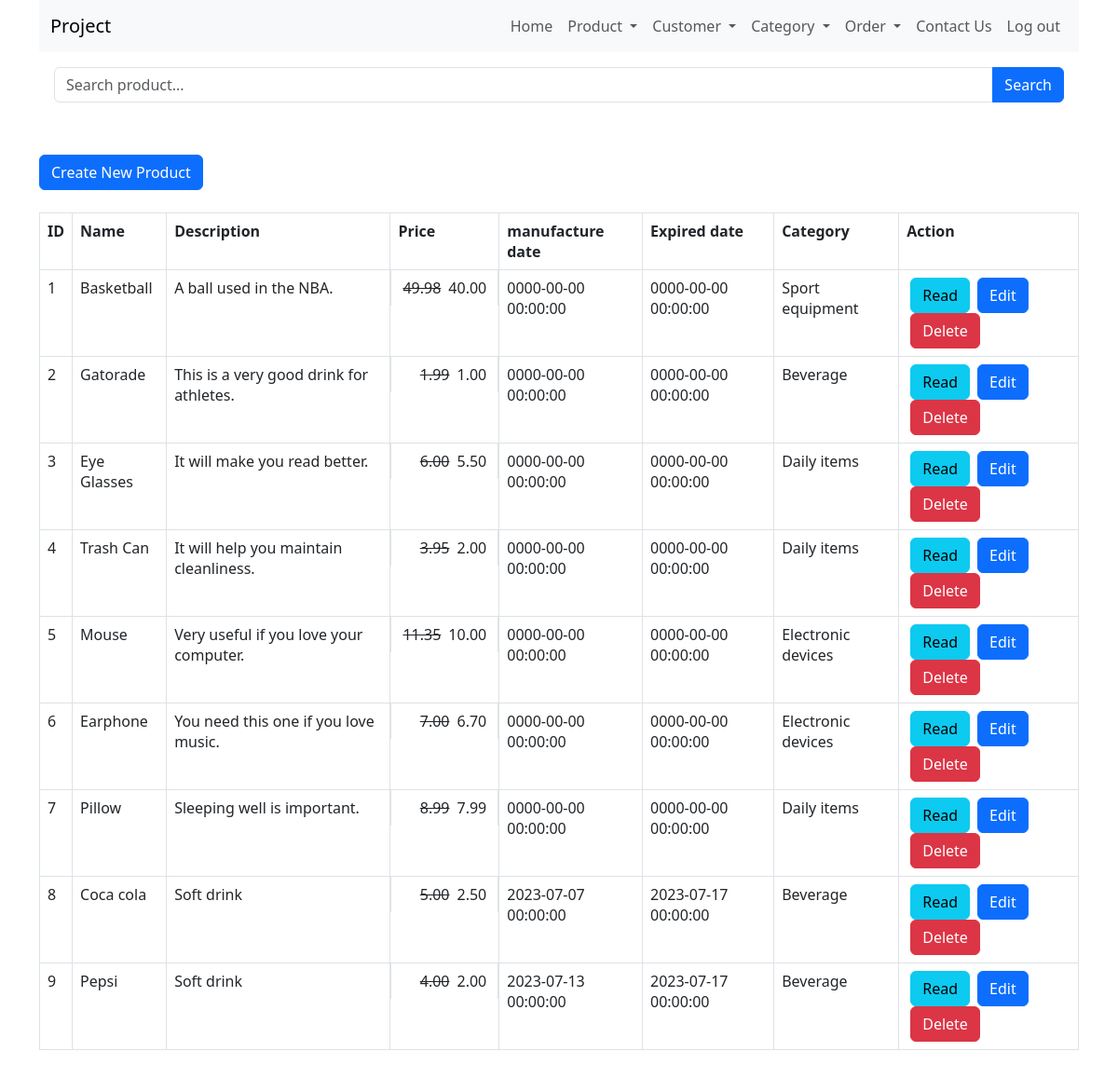
/product_read.php, run on the app's committed database.
### tables this page shows
CREATE TABLE `products` (
  `id` int(11) NOT NULL,
  `name` varchar(128) NOT NULL,
  `category_id` int(11) NOT NULL,
  `description` text NOT NULL,
  `price` double NOT NULL,
  `promote_price` float NOT NULL,
  `manufacture_date` datetime NOT NULL,
  `expired_date` datetime NOT NULL,
  `created` datetime NOT NULL,
  `modified` timestamp NOT NULL DEFAULT current_timestamp() ON UPDATE current_timestamp()
);

CREATE TABLE `category` (
  `category_id` int(11) NOT NULL,
  `category_name` varchar(20) NOT NULL,
  `description` text NOT NULL
);

### product_read.php (the view, shortened to what this page needs)
<html lang="en">
<head>
    <link href="https://cdn.jsdelivr.net/npm/bootstrap@5.3.0/dist/css/bootstrap.min.css" rel="stylesheet">
</head>
<body>
    <div class="container">
        <?php
        include 'menu/menu.php';
        ?>
        <?php
        include 'config/database.php';
        $searchKeyword = isset($_GET['search']) ? $_GET['search'] : '';
        $query = "SELECT products.id, products.name, products.description, products.price, products.promote_price, products.manufacture_date, products.expired_date, category.category_name FROM products INNER JOIN category ON products.category_id = category.category_id";
        $query .= " ORDER BY products.id ASC";
        $stmt = $con->prepare($query);
        $stmt->execute();
        $num = $stmt->rowCount();
        echo '<div class="p-3">
            <form method="GET" action="">
                <div class="input-group mb-3">
                    <input type="text" class="form-control" name="search" placeholder="Search product..." value="' . str_replace('%', '', $searchKeyword) . '">
                    <button class="btn btn-primary" type="submit">Search</button>
                </div>
            </form>
        </div>';
        echo "<br><div><a href='product_create.php' class='btn btn-primary m-b-1em'>Create New Product</a></div>" . "<br>";
        if ($num > 0) {
            echo "<table id='product_table' class='table table-hover table-responsive table-bordered'>";
            echo "<tr>";
            echo "<th>ID</th>";
            echo "<th>Name</th>";
            echo "<th>Description</th>";
            echo "<th>Price</th>";
            echo "<th>manufacture date</th>";
            echo "<th>Expired date</th>";
            echo "<th>Category</th>";
            echo "<th>Action</th>";
            echo "</tr>";
            while ($row = $stmt->fetch(PDO::FETCH_ASSOC)) {
                extract($row);
                $decimalprice = number_format((float)$price, 2, '.', '');
                $decimalpromote = number_format((float)$promote_price, 2, '.', '');
                echo "<tr>";
                echo "<td>{$id}</td>";
                echo "<td>{$name}</td>";
                echo "<td>{$description}</td>";
                if ($promote_price < $decimalprice && $promote_price > 0) {
                    echo "<td class = 'd-flex justify-content-end'><div class = 'mx-1 text-decoration-line-through'>{$decimalprice}</div><div class = 'mx-1'>{$decimalpromote}</div></td>";
                } else {
                    echo "<td class = 'text-end'>{$decimalprice}</td>";
                }
                echo "<td>{$manufacture_date}</td>";
                echo "<td>{$expired_date}</td>";
                echo "<td>{$category_name}</td>";
                echo "<td>";
                echo "<a href='product_read_one.php?id={$id}' class='btn btn-info m-r-1em mx-1'>Read</a>";
                echo "<a href='product_update.php?id={$id}' class='btn btn-primary m-r-1em mx-1'>Edit</a>";
                echo "<a href='#' onclick='delete_product({$id});'  class='btn btn-danger mx-1'>Delete</a>";
                echo "</td>";
                echo "</tr>";
            }
            echo "</table>";
        } else {
            echo "<div class='alert alert-danger'>No records found.</div>";
        }
        ?>
    </div>
</body>
</html>

### data on the page
products: id "1", name "Basketball", description "A ball used in the NBA.", price "49.98", promote_price "40.00", manufacture_date "0000-00-00 00:00:00", expired_date "0000-00-00 00:00:00", category.category_name "Sport equipment"
products: id "2", name "Gatorade", description "This is a very good drink for athletes.", price "1.99", promote_price "1.00", manufacture_date "0000-00-00 00:00:00", expired_date "0000-00-00 00:00:00", category.category_name "Beverage"
products: id "3", name "Eye Glasses", description "It will make you read better.", price "6.00", promote_price "5.50", manufacture_date "0000-00-00 00:00:00", expired_date "0000-00-00 00:00:00", category.category_name "Daily items"
products: id "4", name "Trash Can", description "It will help you maintain cleanliness.", price "3.95", promote_price "2.00", manufacture_date "0000-00-00 00:00:00", expired_date "0000-00-00 00:00:00", category.category_name "Daily items"
products: id "5", name "Mouse", description "Very useful if you love your computer.", price "11.35", promote_price "10.00", manufacture_date "0000-00-00 00:00:00", expired_date "0000-00-00 00:00:00", category.category_name "Electronic devices"
products: id "6", name "Earphone", description "You need this one if you love music.", price "7.00", promote_price "6.70", manufacture_date "0000-00-00 00:00:00", expired_date "0000-00-00 00:00:00", category.category_name "Electronic devices"
products: id "7", name "Pillow", description "Sleeping well is important.", price "8.99", promote_price "7.99", manufacture_date "0000-00-00 00:00:00", expired_date "0000-00-00 00:00:00", category.category_name "Daily items"
products: id "8", name "Coca cola", description "Soft drink", price "5.00", promote_price "2.50", manufacture_date "2023-07-07 00:00:00", expired_date "2023-07-17 00:00:00", category.category_name "Beverage"
products: id "9", name "Pepsi", description "Soft drink", price "4.00", promote_price "2.00", manufacture_date "2023-07-13 00:00:00", expired_date "2023-07-17 00:00:00", category.category_name "Beverage"
